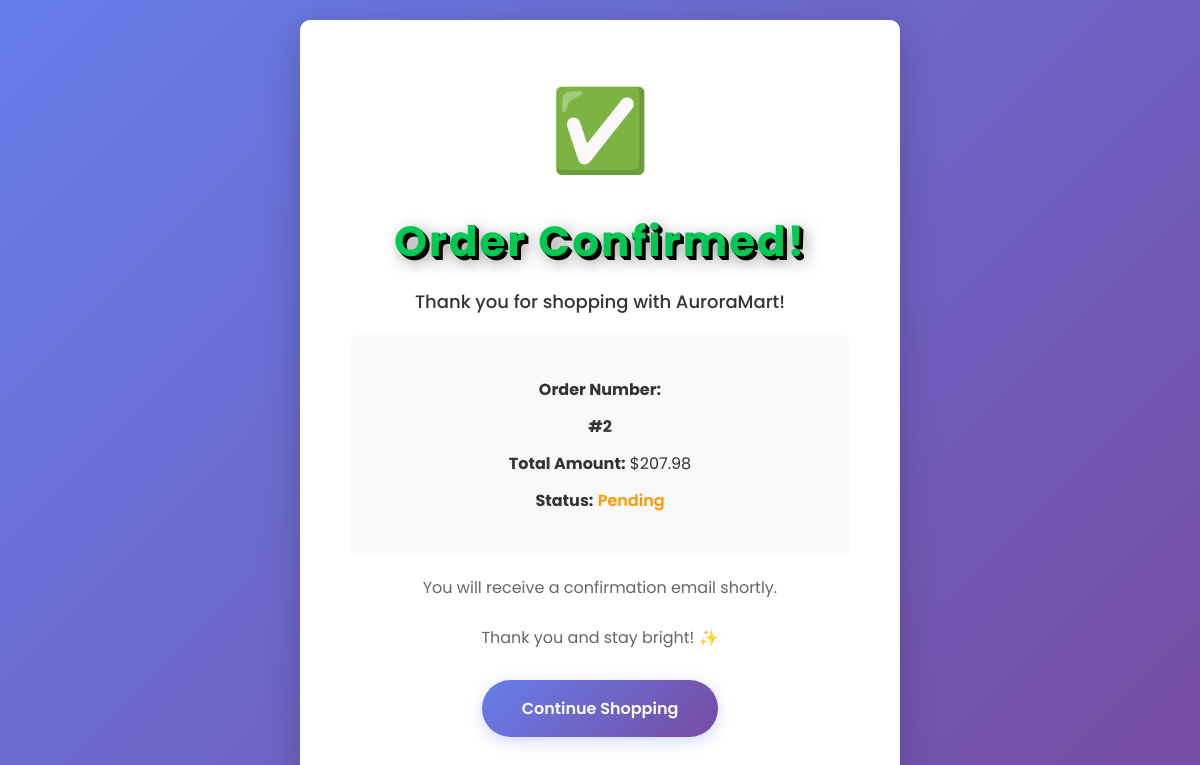
The app's page /order/2/ with its own data.
### storefront/models.py (models this page shows, shortened)
class Order(models.Model):
    STATUS_CHOICES = [
        ('Pending', 'Pending'),
        ('Processing', 'Processing'),
        ('Shipped', 'Shipped'),
        ('Delivered', 'Delivered'),
        ('Cancelled', 'Cancelled'),
    ]
    customer = models.ForeignKey(Customer, on_delete=models.CASCADE, related_name='orders')
    status = models.CharField(max_length=20, choices=STATUS_CHOICES, default='Pending')
    total_amount = models.DecimalField(max_digits=10, decimal_places=2)
    created_at = models.DateTimeField(auto_now_add=True)
    updated_at = models.DateTimeField(auto_now=True)

### storefront/views.py (the view)
# urls.py: path('order/<int:order_id>/', views.order_confirmation, name='order_confirmation'),
def order_confirmation(request, order_id):
    order = get_object_or_404(Order, id=order_id)
    context = {'order': order}
    return render(request, 'storefront/order_confirmation.html', context)

### storefront/templates/storefront/order_confirmation.html (shortened to what this page needs)
<!DOCTYPE html>
<html lang="en">
<head>
    {% load static %}
</head>
<body>
    <div class="confirmation-container">
        <div class="success-icon">✅</div>
        <h1>Order Confirmed!</h1>
        <p class="thank-you">
            Thank you for shopping with AuroraMart!
        </p>
        <div class="order-info">
            <p><strong>Order Number:</strong></p>
            <p class="order-number">#{{ order.id }}</p>
            <p><strong>Total Amount:</strong> ${{ order.total_amount }}</p>
            <p><strong>Status:</strong> <span class="status-pending">{{ order.status }}</span></p>
        </div>
        <p class="farewell">
            You will receive a confirmation email shortly.
            <br><br>
            Thank you and stay bright! <span class="sparkle">✨</span>
        </p>
        <a href="{% url 'storefront:index' %}" class="btn-primary">Continue Shopping</a>
    </div>
</body>
</html>

### storefront/templates/storefront/order_confirmation.html (style rules this page uses)
* { margin: 0; padding: 0; box-sizing: border-box; }
body { font-family: 'Poppins', sans-serif; background: linear-gradient(135deg, #667eea 0%, #764ba2 100%); min-height: 100vh; display: flex; justify-content: center; align-items: center; padding: 20px; }
.confirmation-container { background: white; padding: 50px; border-radius: 10px; box-shadow: 0 10px 40px rgba(0,0,0,0.2); max-width: 600px; width: 90%; text-align: center; }
.success-icon { font-size: 80px; margin-bottom: 20px; }
h1 { color: #00c853; margin-bottom: 15px; font-size: 42px; font-weight: 700; text-shadow: 1px 1px 0px #000, 2px 2px 0px #000, 3px 3px 0px #000, 4px 4px 0px #000, 5px 5px 15px rgba(0, 0, 0, 0.5); letter-spacing: 2px; }
.thank-you { color: #333; margin-bottom: 20px; font-size: 18px; font-weight: 500; }
.order-info { background: #f8f9fa; padding: 30px; border-radius: 10px; margin: 20px 0; }
.order-info p { margin: 12px 0; font-size: 16px; color: #333; }
.order-number { font-size: 32px; font-weight: 700; color: #667eea; margin: 10px 0; }
.status-pending { color: #ff9800; font-weight: 600; }
.farewell { color: #666; margin-top: 20px; font-size: 16px; }
.btn-primary { background: linear-gradient(135deg, #667eea 0%, #764ba2 100%); color: white; padding: 16px 40px; border: none; border-radius: 50px; font-size: 16px; font-weight: 600; font-family: 'Poppins', sans-serif; cursor: pointer; text-decoration: none; display: inline-block; margin-top: 30px; transition: all 0.3s ease; box-shadow: 0 4px 15px rgba(102, 126, 234, 0.3); }
.sparkle { display: inline-block; animation: sparkle 2s infinite; }

### records on screen
Order: id "2", total_amount "207.98", status "Pending"
